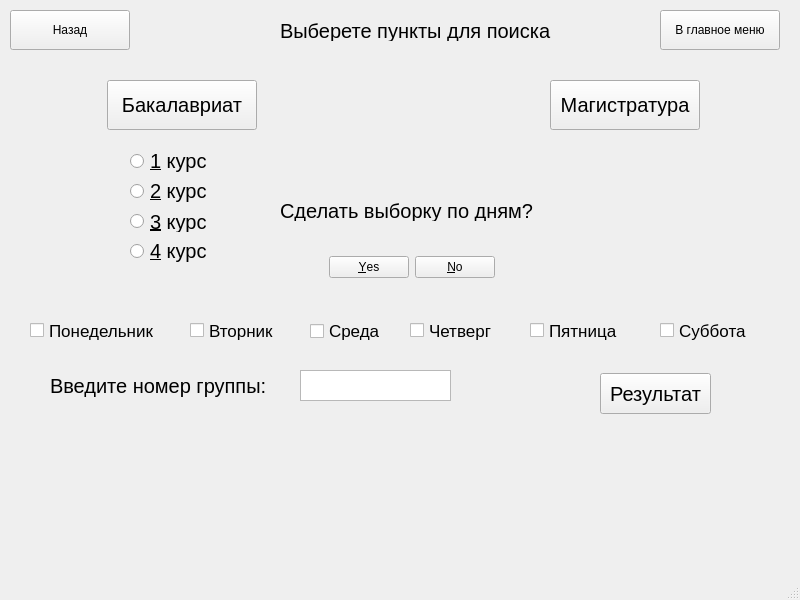
<?xml version="1.0" encoding="UTF-8"?>
<ui version="4.0">
 <class>Data_shower</class>
 <widget class="QMainWindow" name="Data_shower">
  <property name="geometry">
   <rect>
    <x>0</x>
    <y>0</y>
    <width>800</width>
    <height>600</height>
   </rect>
  </property>
  <property name="windowTitle">
   <string>MainWindow</string>
  </property>
  <widget class="QWidget" name="centralwidget">
   <widget class="QRadioButton" name="radioButton">
    <property name="geometry">
     <rect>
      <x>130</x>
      <y>150</y>
      <width>105</width>
      <height>22</height>
     </rect>
    </property>
    <property name="font">
     <font>
      <pointsize>15</pointsize>
     </font>
    </property>
    <property name="text">
     <string>&amp;1 курс</string>
    </property>
   </widget>
   <widget class="QRadioButton" name="radioButton_2">
    <property name="geometry">
     <rect>
      <x>130</x>
      <y>180</y>
      <width>105</width>
      <height>22</height>
     </rect>
    </property>
    <property name="font">
     <font>
      <pointsize>15</pointsize>
     </font>
    </property>
    <property name="text">
     <string>&amp;2 курс</string>
    </property>
   </widget>
   <widget class="QRadioButton" name="radioButton_3">
    <property name="geometry">
     <rect>
      <x>130</x>
      <y>211</y>
      <width>105</width>
      <height>21</height>
     </rect>
    </property>
    <property name="font">
     <font>
      <pointsize>15</pointsize>
     </font>
    </property>
    <property name="text">
     <string>&amp;3 курс</string>
    </property>
   </widget>
   <widget class="QRadioButton" name="radioButton_4">
    <property name="geometry">
     <rect>
      <x>130</x>
      <y>240</y>
      <width>105</width>
      <height>22</height>
     </rect>
    </property>
    <property name="font">
     <font>
      <pointsize>15</pointsize>
     </font>
    </property>
    <property name="text">
     <string>&amp;4 курс</string>
    </property>
   </widget>
   <widget class="QLabel" name="label">
    <property name="geometry">
     <rect>
      <x>280</x>
      <y>20</y>
      <width>291</width>
      <height>21</height>
     </rect>
    </property>
    <property name="font">
     <font>
      <pointsize>15</pointsize>
     </font>
    </property>
    <property name="text">
     <string>Выберете пункты для поиска</string>
    </property>
   </widget>
   <widget class="QPushButton" name="pushButton">
    <property name="geometry">
     <rect>
      <x>107</x>
      <y>80</y>
      <width>150</width>
      <height>50</height>
     </rect>
    </property>
    <property name="font">
     <font>
      <pointsize>15</pointsize>
     </font>
    </property>
    <property name="text">
     <string>Бакалавриат</string>
    </property>
   </widget>
   <widget class="QPushButton" name="pushButton_2">
    <property name="geometry">
     <rect>
      <x>550</x>
      <y>80</y>
      <width>150</width>
      <height>50</height>
     </rect>
    </property>
    <property name="font">
     <font>
      <pointsize>15</pointsize>
     </font>
    </property>
    <property name="text">
     <string>Магистратура</string>
    </property>
   </widget>
   <widget class="QCheckBox" name="checkBox">
    <property name="geometry">
     <rect>
      <x>30</x>
      <y>320</y>
      <width>161</width>
      <height>21</height>
     </rect>
    </property>
    <property name="font">
     <font>
      <pointsize>13</pointsize>
     </font>
    </property>
    <property name="text">
     <string>Понедельник</string>
    </property>
   </widget>
   <widget class="QCheckBox" name="checkBox_2">
    <property name="geometry">
     <rect>
      <x>190</x>
      <y>320</y>
      <width>101</width>
      <height>21</height>
     </rect>
    </property>
    <property name="font">
     <font>
      <pointsize>13</pointsize>
     </font>
    </property>
    <property name="text">
     <string>Вторник</string>
    </property>
   </widget>
   <widget class="QCheckBox" name="checkBox_3">
    <property name="geometry">
     <rect>
      <x>310</x>
      <y>320</y>
      <width>88</width>
      <height>22</height>
     </rect>
    </property>
    <property name="font">
     <font>
      <pointsize>13</pointsize>
     </font>
    </property>
    <property name="text">
     <string>Среда</string>
    </property>
   </widget>
   <widget class="QCheckBox" name="checkBox_4">
    <property name="geometry">
     <rect>
      <x>410</x>
      <y>320</y>
      <width>101</width>
      <height>21</height>
     </rect>
    </property>
    <property name="font">
     <font>
      <pointsize>13</pointsize>
     </font>
    </property>
    <property name="text">
     <string>Четверг</string>
    </property>
   </widget>
   <widget class="QCheckBox" name="checkBox_5">
    <property name="geometry">
     <rect>
      <x>530</x>
      <y>320</y>
      <width>111</width>
      <height>21</height>
     </rect>
    </property>
    <property name="font">
     <font>
      <pointsize>13</pointsize>
     </font>
    </property>
    <property name="text">
     <string>Пятница</string>
    </property>
   </widget>
   <widget class="QCheckBox" name="checkBox_6">
    <property name="geometry">
     <rect>
      <x>660</x>
      <y>320</y>
      <width>101</width>
      <height>21</height>
     </rect>
    </property>
    <property name="font">
     <font>
      <pointsize>13</pointsize>
     </font>
    </property>
    <property name="text">
     <string>Суббота</string>
    </property>
   </widget>
   <widget class="QDialogButtonBox" name="buttonBox">
    <property name="geometry">
     <rect>
      <x>320</x>
      <y>250</y>
      <width>175</width>
      <height>34</height>
     </rect>
    </property>
    <property name="standardButtons">
     <set>QDialogButtonBox::No|QDialogButtonBox::Yes</set>
    </property>
   </widget>
   <widget class="QLabel" name="label_2">
    <property name="geometry">
     <rect>
      <x>280</x>
      <y>200</y>
      <width>271</width>
      <height>21</height>
     </rect>
    </property>
    <property name="font">
     <font>
      <pointsize>15</pointsize>
     </font>
    </property>
    <property name="text">
     <string>Сделать выборку по дням?</string>
    </property>
   </widget>
   <widget class="QLabel" name="label_3">
    <property name="geometry">
     <rect>
      <x>50</x>
      <y>370</y>
      <width>251</width>
      <height>31</height>
     </rect>
    </property>
    <property name="font">
     <font>
      <pointsize>15</pointsize>
     </font>
    </property>
    <property name="text">
     <string>Введите номер группы: </string>
    </property>
   </widget>
   <widget class="QTextBrowser" name="textBrowser">
    <property name="geometry">
     <rect>
      <x>300</x>
      <y>370</y>
      <width>151</width>
      <height>31</height>
     </rect>
    </property>
   </widget>
   <widget class="QPushButton" name="pushButton_3">
    <property name="geometry">
     <rect>
      <x>600</x>
      <y>373</y>
      <width>111</width>
      <height>41</height>
     </rect>
    </property>
    <property name="font">
     <font>
      <pointsize>15</pointsize>
     </font>
    </property>
    <property name="text">
     <string>Результат</string>
    </property>
   </widget>
   <widget class="QPushButton" name="pushButton_4">
    <property name="geometry">
     <rect>
      <x>10</x>
      <y>10</y>
      <width>120</width>
      <height>40</height>
     </rect>
    </property>
    <property name="text">
     <string>Назад</string>
    </property>
   </widget>
   <widget class="QPushButton" name="pushButton_5">
    <property name="geometry">
     <rect>
      <x>660</x>
      <y>10</y>
      <width>120</width>
      <height>40</height>
     </rect>
    </property>
    <property name="text">
     <string>В главное меню</string>
    </property>
   </widget>
  </widget>
  <widget class="QMenuBar" name="menubar">
   <property name="geometry">
    <rect>
     <x>0</x>
     <y>0</y>
     <width>800</width>
     <height>30</height>
    </rect>
   </property>
  </widget>
  <widget class="QStatusBar" name="statusbar"/>
 </widget>
 <resources/>
 <connections/>
</ui>
